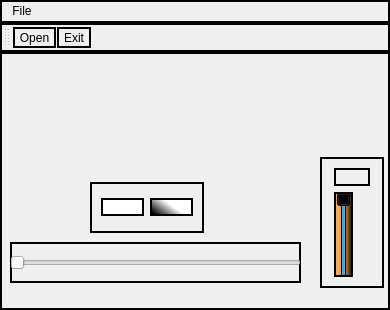
<?xml version="1.0" encoding="UTF-8"?>
<ui version="4.0">
 <class>dialog</class>
 <widget class="QMainWindow" name="dialog">
  <property name="geometry">
   <rect>
    <x>0</x>
    <y>0</y>
    <width>390</width>
    <height>310</height>
   </rect>
  </property>
  <property name="maximumSize">
   <size>
    <width>390</width>
    <height>310</height>
   </size>
  </property>
  <property name="focusPolicy">
   <enum>Qt::TabFocus</enum>
  </property>
  <property name="windowTitle">
   <string>MN@Player</string>
  </property>
  <property name="windowIcon">
   <iconset resource="icon.qrc">
    <normaloff>:/new/icon/icon/music-symbol-icons-85700.png</normaloff>:/new/icon/icon/music-symbol-icons-85700.png</iconset>
  </property>
  <property name="autoFillBackground">
   <bool>false</bool>
  </property>
  <property name="styleSheet">
   <string notr="true">background-image:url(:/new/icon/icon/images.jpg);
border:2px solid;
background-position:100% 100%;
</string>
  </property>
  <widget class="QWidget" name="centralWidget">
   <widget class="QSlider" name="horizontalSlider">
    <property name="geometry">
     <rect>
      <x>10</x>
      <y>190</y>
      <width>291</width>
      <height>41</height>
     </rect>
    </property>
    <property name="orientation">
     <enum>Qt::Horizontal</enum>
    </property>
   </widget>
   <widget class="QWidget" name="">
    <property name="geometry">
     <rect>
      <x>320</x>
      <y>105</y>
      <width>64</width>
      <height>131</height>
     </rect>
    </property>
    <property name="styleSheet">
     <string/>
    </property>
    <layout class="QGridLayout" name="gridLayout">
     <item row="0" column="0">
      <widget class="QPushButton" name="pushButton">
       <property name="toolTip">
        <string>&lt;html&gt;&lt;head/&gt;&lt;body&gt;&lt;p&gt;Mute&lt;/p&gt;&lt;/body&gt;&lt;/html&gt;</string>
       </property>
       <property name="toolTipDuration">
        <number>5</number>
       </property>
       <property name="styleSheet">
        <string/>
       </property>
       <property name="text">
        <string/>
       </property>
       <property name="icon">
        <iconset resource="icon.qrc">
         <normaloff>:/new/icon/icon/volume.png</normaloff>:/new/icon/icon/volume.png</iconset>
       </property>
       <property name="iconSize">
        <size>
         <width>25</width>
         <height>26</height>
        </size>
       </property>
      </widget>
     </item>
     <item row="1" column="0">
      <widget class="QSlider" name="VolumeSlider">
       <property name="styleSheet">
        <string notr="true">background-color: qlineargradient(spread:pad, x1:0, y1:0, x2:1, y2:0, stop:0 rgba(255, 178, 102, 255), stop:0.55 rgba(235, 148, 61, 255), stop:0.98 rgba(0, 0, 0, 255), stop:1 rgba(0, 0, 0, 0));</string>
       </property>
       <property name="maximum">
        <number>100</number>
       </property>
       <property name="value">
        <number>100</number>
       </property>
       <property name="sliderPosition">
        <number>100</number>
       </property>
       <property name="orientation">
        <enum>Qt::Vertical</enum>
       </property>
      </widget>
     </item>
    </layout>
   </widget>
   <widget class="QWidget" name="">
    <property name="geometry">
     <rect>
      <x>90</x>
      <y>130</y>
      <width>114</width>
      <height>51</height>
     </rect>
    </property>
    <layout class="QHBoxLayout" name="horizontalLayout">
     <item>
      <widget class="QPushButton" name="pushButton_2">
       <property name="toolTip">
        <string>Start</string>
       </property>
       <property name="toolTipDuration">
        <number>5</number>
       </property>
       <property name="styleSheet">
        <string notr="true">background-color:rgb(255, 255, 255);</string>
       </property>
       <property name="text">
        <string/>
       </property>
       <property name="icon">
        <iconset resource="icon.qrc">
         <normaloff>:/new/icon/icon/play-start-next-go-ahead-music-player-3ba2a4bc6331e6f9-128x128.png</normaloff>:/new/icon/icon/play-start-next-go-ahead-music-player-3ba2a4bc6331e6f9-128x128.png</iconset>
       </property>
       <property name="iconSize">
        <size>
         <width>45</width>
         <height>45</height>
        </size>
       </property>
      </widget>
     </item>
     <item>
      <widget class="QPushButton" name="pushButton_3">
       <property name="toolTip">
        <string>Stop</string>
       </property>
       <property name="toolTipDuration">
        <number>5</number>
       </property>
       <property name="autoFillBackground">
        <bool>false</bool>
       </property>
       <property name="styleSheet">
        <string notr="true">background-color:qlineargradient(spread:pad, x1:0.028, y1:0.784, x2:0.551, y2:0.472, stop:0 rgba(0, 0, 0, 255), stop:1 rgba(255, 255, 255, 255))</string>
       </property>
       <property name="text">
        <string/>
       </property>
       <property name="icon">
        <iconset resource="icon.qrc">
         <normaloff>:/new/icon/icon/Stop-512.png</normaloff>:/new/icon/icon/Stop-512.png</iconset>
       </property>
       <property name="iconSize">
        <size>
         <width>45</width>
         <height>45</height>
        </size>
       </property>
      </widget>
     </item>
    </layout>
   </widget>
  </widget>
  <widget class="QMenuBar" name="menuBar">
   <property name="geometry">
    <rect>
     <x>0</x>
     <y>0</y>
     <width>390</width>
     <height>25</height>
    </rect>
   </property>
   <widget class="QMenu" name="menuFile">
    <property name="title">
     <string>File</string>
    </property>
    <addaction name="actionOpen"/>
    <addaction name="actionExit"/>
   </widget>
   <addaction name="menuFile"/>
  </widget>
  <widget class="QToolBar" name="mainToolBar">
   <property name="font">
    <font>
     <weight>50</weight>
     <bold>false</bold>
    </font>
   </property>
   <property name="toolTip">
    <string>Volume</string>
   </property>
   <property name="autoFillBackground">
    <bool>false</bool>
   </property>
   <property name="styleSheet">
    <string notr="true"/>
   </property>
   <attribute name="toolBarArea">
    <enum>TopToolBarArea</enum>
   </attribute>
   <attribute name="toolBarBreak">
    <bool>false</bool>
   </attribute>
   <addaction name="actionOpen"/>
   <addaction name="actionExit"/>
  </widget>
  <action name="actionOpen">
   <property name="icon">
    <iconset resource="icon.qrc">
     <normaloff>:/new/icon/icon/Opened.png</normaloff>:/new/icon/icon/Opened.png</iconset>
   </property>
   <property name="text">
    <string>Open</string>
   </property>
  </action>
  <action name="actionExit">
   <property name="icon">
    <iconset resource="icon.qrc">
     <normaloff>:/new/icon/icon/img_378034.png</normaloff>:/new/icon/icon/img_378034.png</iconset>
   </property>
   <property name="text">
    <string>Exit</string>
   </property>
  </action>
 </widget>
 <layoutdefault spacing="6" margin="11"/>
 <resources>
  <include location="icon.qrc"/>
 </resources>
 <connections/>
</ui>
